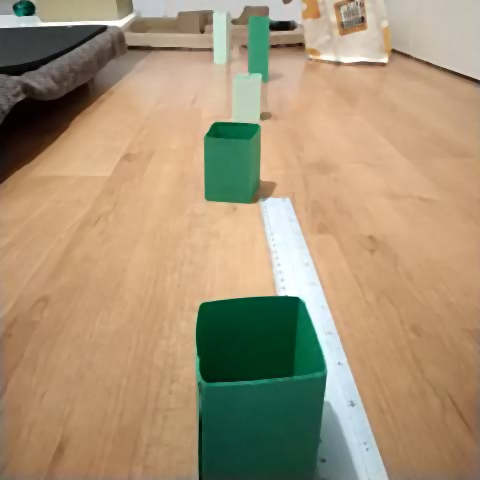
#> input picture src/view/reference photos/test_photo.png, 480 x 480 px, found by its file name
$ python _camera_calibrator.py   (Python 2 division)   (older library calls are emulated)
#> lines starting #> are read from the running program, lines starting #| are printed output that depends on the picture; after the words box and inside, x2 and y2 are one past the last pixel; in counts of white or black regions, pixels touching at a corner belong together
### src/robot_interface.py
from enum import Enum
import cv2
from matplotlib import pyplot as plt
from tqdm import trange
import robobo
import numpy as np
import socket

class Emote(Enum):
    #emotions found in: https://education.theroboboproject.com/en/scratch3/smartphone-actuation-blocks
    HAPPY= "happy"
    LAUGHING= "laughing"
    SURPRISED= "surprised"
    SAD= "sad"
    ANGRY= "angry"
    NORMAL= "normal"
    SLEEPING= "sleeping"
    TIRED= "tired"
    AFRAID= "afraid"

class RoboboEnv:
    # [21 lines left out: function __init__, not called in this run]

    @property
    def in_simulation(self):
        return self._in_simulation

    # [9 lines left out: function start, not called in this run]

            # Not rendering saves run time
            #if self._hide_render:
            #    self._env.toggle_visualization()

    def sleep(self, sec):
        self._env.sleep(sec)

    # [5 lines left out: function stop, not called in this run]

    @property
    def position(self):
        return self._env.position()

    # [15 lines left out: functions has_collided, get_sensor_state, not called in this run]

    def move(self, left, right, millis=1000):
        """ Moves robot by rotating the left and/or right wheels """
        self._env.move(left, right, millis)

    # [55 lines left out: functions countDown, PlotColorRanges, get_front_image, takePhoto, not called in this run]

    @staticmethod
    def BlobDetect(frame_threshed, minThreshold= 0, maxThreshold= 255,
                minArea= 1500, maxArea=230_400, minCircularity=0.0, maxCircularity= 0.9,
                minConvexity= 0.87, maxConvexity= 1,
                minInertiaRatio= 0.01,maxInertiaRatio= 1):

        # Setup SimpleBlobDetector parameters.
        params = cv2.SimpleBlobDetector_Params()

        # Change thresholds
        params.minThreshold = minThreshold
        params.maxThreshold = maxThreshold

        # Filter by Area.
        params.filterByArea = True
        params.minArea = minArea
        params.maxArea = maxArea #480*480= 230_400

        # Filter by Circularity
        params.filterByCircularity = True
        params.minCircularity = minCircularity
        params.maxCircularity = maxCircularity

        # Filter by Convexity
        params.filterByConvexity = True
        params.minConvexity = minConvexity
        params.maxConvexity = maxConvexity

        # Filter by Inertia
        params.filterByInertia = True
        params.minInertiaRatio = minInertiaRatio
        params.maxInertiaRatio = maxInertiaRatio

        # Create a detector with the parameters
        ver = (cv2.__version__).split('.')
        if int(ver[0]) < 3 : # need version 3 or 4
            detector = cv2.SimpleBlobDetector(params)
        else :
            detector = cv2.SimpleBlobDetector_create(params)

        # Detect blobs.
        keypoints = detector.detect(frame_threshed)
        #print(np.shape(keypoints))
        #print(keypoints)

        # Draw detected blobs as red circles.
        # cv2.DRAW_MATCHES_FLAGS_DRAW_RICH_KEYPOINTS ensures the size of the circle corresponds to the size of blob
        image_with_keypoints = cv2.drawKeypoints(frame_threshed, keypoints, np.array([]), (0,0,255), cv2.DRAW_MATCHES_FLAGS_DRAW_RICH_KEYPOINTS)

        #TODO:
        #convert the keypoints into inputs usable for the Neural net

        return keypoints, image_with_keypoints

### src/_camera_calibrator.py
import os
import pickle
from typing import Dict
import numpy as np
import cv2
from matplotlib import pyplot as plt
from robot_interface import RoboboEnv
#(hMin = 24 , sMin = 65, vMin = 3), (hMax = 149 , sMax = 255, vMax = 163)

#exit()

def nothing(x):
    pass

colorThresholdFile= './src/calibration/camera/colorThreshold.pickle'
blobParametersFile= './src/calibration/camera/blobParameters.pickle'

# Load image
#image = cv2.imread("./src/view/food/test_photo_0.png")
#image = cv2.imread("./src/view/food/test_photo_1.png")
#image = cv2.imread("./src/view/food/test_photo_3.png")
image = cv2.imread("./src/view/reference photos/test_photo.png")
#> image is the input picture: shape (480, 480, 3); mean B, G, R 117.6, 146.8, 166.7

windowTitle ="HSV color calibration: Q to quit"
window_2_Title ="Blob detection calibration: Q to quit"
# Create a window
cv2.namedWindow(windowTitle) #HSV
cv2.namedWindow(window_2_Title) #blob

# Create trackbars for color change
# Hue is from 0-179 for Opencv
cv2.createTrackbar('HMin', windowTitle, 0, 179, nothing)
#> slider 'HMin' is set to 35
cv2.createTrackbar('SMin', windowTitle, 0, 255, nothing)
#> slider 'SMin' is set to 51
cv2.createTrackbar('VMin', windowTitle, 0, 255, nothing)
#> slider 'VMin' is set to 51
cv2.createTrackbar('HMax', windowTitle, 0, 179, nothing)
#> slider 'HMax' is set to 179
cv2.createTrackbar('SMax', windowTitle, 0, 255, nothing)
#> slider 'SMax' is set to 255
cv2.createTrackbar('VMax', windowTitle, 0, 255, nothing)
#> slider 'VMax' is set to 255

# Set default value for Max HSV trackbars
if os.path.isfile(colorThresholdFile):
    loadedCT = pickle.load( open( colorThresholdFile, "rb" ) )

    cv2.setTrackbarPos('HMin', windowTitle, loadedCT["lowerBound"][0] )
    cv2.setTrackbarPos('SMin', windowTitle, loadedCT["lowerBound"][1] )
    cv2.setTrackbarPos('VMin', windowTitle, loadedCT["lowerBound"][2] )

    cv2.setTrackbarPos('HMax', windowTitle, loadedCT["upperBound"][0] )
    cv2.setTrackbarPos('SMax', windowTitle, loadedCT["upperBound"][1] )
    cv2.setTrackbarPos('VMax', windowTitle, loadedCT["upperBound"][2] )
    #exit()
else:
    cv2.setTrackbarPos('HMax', windowTitle, 179)
    cv2.setTrackbarPos('SMax', windowTitle, 255)
    cv2.setTrackbarPos('VMax', windowTitle, 255)

# Create trackbars for blob change
cv2.createTrackbar('-Threshold', window_2_Title, 0, 255, nothing)
#> slider '-Threshold' is set to 85
cv2.createTrackbar('+Threshold', window_2_Title, 0, 255, nothing)
#> slider '+Threshold' is set to 85
cv2.createTrackbar('-Area', window_2_Title, 1, 23_040, nothing)
cv2.createTrackbar('+Area', window_2_Title, 1, 23_040, nothing)
cv2.createTrackbar('-Circularity', window_2_Title, 0, 1000, nothing)
#> slider '-Circularity' is set to 100
cv2.createTrackbar('+Circularity', window_2_Title, 0, 1000, nothing)
#> slider '+Circularity' is set to 100
cv2.createTrackbar('-Convexity', window_2_Title, 0, 1000, nothing)
#> slider '-Convexity' is set to 100
cv2.createTrackbar('+Convexity', window_2_Title, 0, 1000, nothing)
#> slider '+Convexity' is set to 100
cv2.createTrackbar('-InertiaRatio', window_2_Title, 0, 1000, nothing)
#> slider '-InertiaRatio' is set to 100
cv2.createTrackbar('+InertiaRatio', window_2_Title, 0, 1000, nothing)
#> slider '+InertiaRatio' is set to 100


parNames= ['minThreshold', 'maxThreshold',
'minArea', 'maxArea',
'minCircularity', 'maxCircularity',
'minConvexity', 'maxConvexity',
'minInertiaRatio', 'maxInertiaRatio']

trackbarNames=['-Threshold', '+Threshold',
'-Area', '+Area',
'-Circularity', '+Circularity',
'-Convexity', '+Convexity',
'-InertiaRatio', '+InertiaRatio']

# Set default value for Blob trackbars
if os.path.isfile(blobParametersFile):
    loadedBlobT = pickle.load( open( blobParametersFile, "rb" ) )

    for pname,tbarName in zip(parNames[:4],trackbarNames[:4]):
        cv2.setTrackbarPos(tbarName, window_2_Title, loadedBlobT[pname])

    for pname,tbarName in zip(parNames[4:],trackbarNames[4:]):
        # float vars to int times 1000
        cv2.setTrackbarPos(tbarName, window_2_Title, int(loadedBlobT[pname]*1000))
else:
    cv2.setTrackbarPos('+Threshold', window_2_Title, 255)
    cv2.setTrackbarPos('+Area', window_2_Title, 230_400)
    cv2.setTrackbarPos('+Circularity', window_2_Title, 1000)
    cv2.setTrackbarPos('+Convexity', window_2_Title, 1000)
    cv2.setTrackbarPos('+InertiaRatio', window_2_Title, 1000)

while(1):
    # Get current positions of all trackbars
    hMin = cv2.getTrackbarPos('HMin', windowTitle)
    sMin = cv2.getTrackbarPos('SMin', windowTitle)
    vMin = cv2.getTrackbarPos('VMin', windowTitle)
    hMax = cv2.getTrackbarPos('HMax', windowTitle)
    sMax = cv2.getTrackbarPos('SMax', windowTitle)
    vMax = cv2.getTrackbarPos('VMax', windowTitle)

    # Set minimum and maximum HSV values to display
    lower = np.array([hMin, sMin, vMin])
    upper = np.array([hMax, sMax, vMax])

    # Convert to HSV format and color threshold
    hsv = cv2.cvtColor(image, cv2.COLOR_BGR2HSV)
#> hsv: shape (480, 480, 3); mean H, S, V 28.3, 101.8, 175.3
    mask = cv2.inRange(hsv, lower, upper)
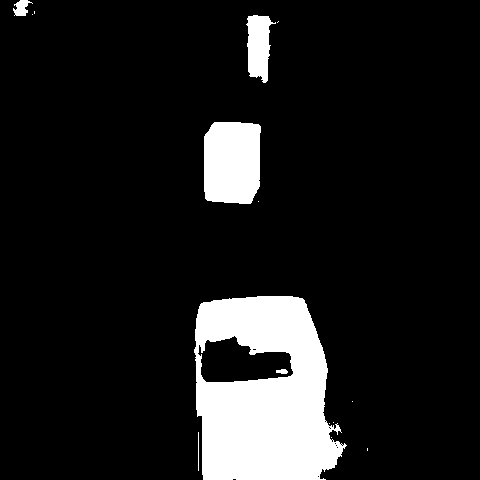
#> mask: shape (480, 480); 11.3% white; 15 white regions (9 under 20 px), largest, box (x1, y1, x2, y2) and area: (194, 296, 347, 480) 20063, (204, 122, 261, 204) 4337, (246, 15, 276, 83) 1330, (13, 0, 33, 16) 190, (276, 369, 288, 374) 46, (198, 432, 199, 471) 39
    result = cv2.bitwise_and(image, image, mask=mask)
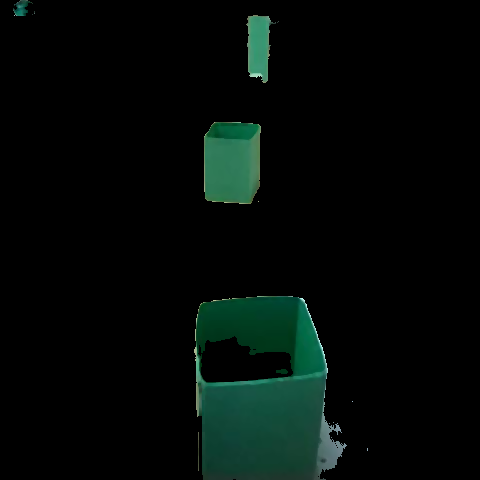
#> result: shape (480, 480, 3); mean B, G, R 7.3, 9.9, 3.2

    # Display result image
    #cv2.imshow(windowTitle, result)
    cv2.imshow("color threshold", result)
    #cv2.imshow("color mask", mask)
    #---------------------------------------------

    params= {pname:cv2.getTrackbarPos(tbarName, window_2_Title) for pname,tbarName in zip(parNames[:4],trackbarNames[:4])}
    params= {**params,**{pname:cv2.getTrackbarPos(tbarName, window_2_Title)/1000.0 for pname,tbarName in zip(parNames[4:],trackbarNames[4:])}}

    inverseMask = cv2.bitwise_not(mask)
    keypoints, im_with_keypoints= RoboboEnv.BlobDetect(inverseMask, **params)
#> in BlobDetect, `keypoints = detector.detect(frame_threshed)`: keypoints = 3 keypoints; (x, y, size): (232, 162, 81.1), (258, 46, 50.3), (282, 371, 8.8)
#> in BlobDetect, `image_with_keypoints = cv2.drawKeypoints(frame_threshed, keypoints, np..`:
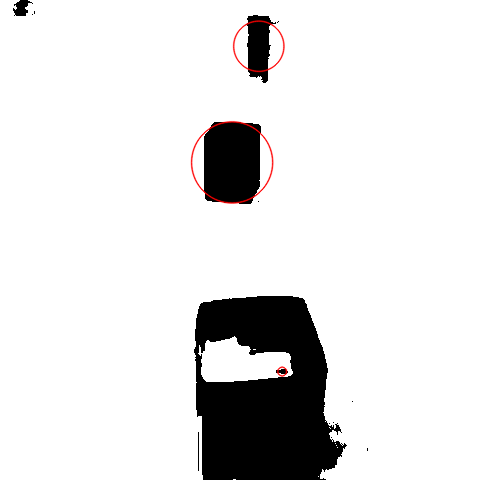
#> image_with_keypoints: shape (480, 480, 3); mean of channels 0, 1, 2 225.8, 225.8, 226.4; drawn as B, G, R
    cv2.imshow("Blob detection", im_with_keypoints)


    #---------------------------------------------
    if cv2.waitKey(10) & 0xFF == ord('q'):
#> (key q is pressed here)
        print(f"Saving: color thresholds\n\tlowerBound= {(hMin,sMin,vMin)}\n\tupperBound= {(hMax,sMax,vMax)}\n")
        with open(colorThresholdFile, 'wb') as handle:
            pickle.dump({"lowerBound":(hMin,sMin,vMin),"upperBound":(hMax,sMax,vMax)}, handle, protocol=pickle.HIGHEST_PROTOCOL)

        print(f"Saving: blob tresholds\n\t{params}\n")
        with open(blobParametersFile, 'wb') as handle:
            pickle.dump(params, handle, protocol=pickle.HIGHEST_PROTOCOL)

        break #dont remove plz!

#closing all open windows
cv2.destroyAllWindows()
